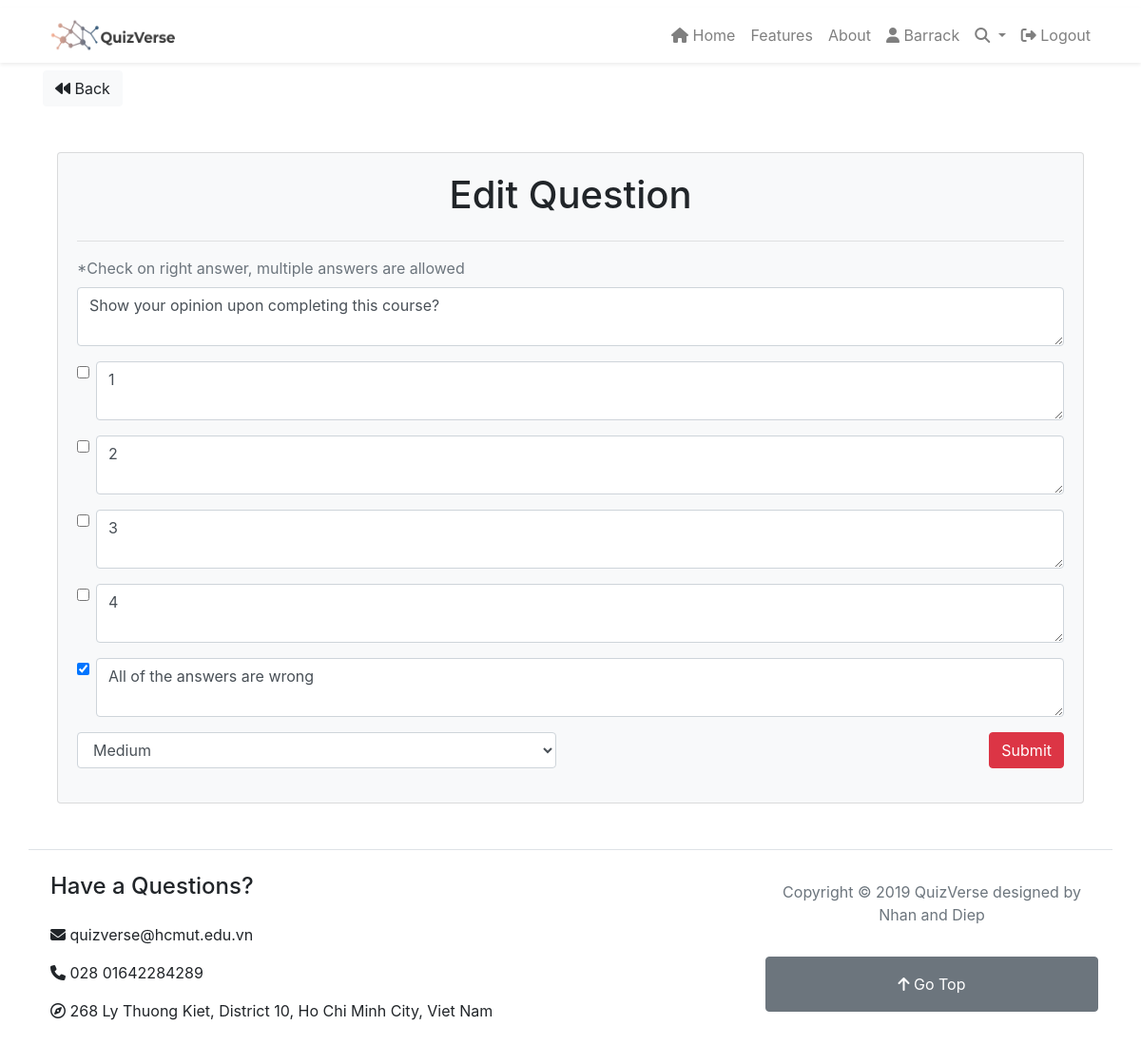
The page /questions/edit/5 (signed in) on the database its author committed.
### tables this page shows
CREATE TABLE `questions` (
  `id` int(11) NOT NULL,
  `topic_id` varchar(255) NOT NULL,
  `course_id` varchar(255) NOT NULL,
  `user_id` varchar(255) NOT NULL,
  `created_at` datetime NOT NULL DEFAULT current_timestamp(),
  `last_modified` datetime NOT NULL,
  `level` varchar(255) NOT NULL,
  `title` text NOT NULL,
  `option_1` text NOT NULL,
  `option_2` text NOT NULL,
  `option_3` text NOT NULL,
  `option_4` text NOT NULL,
  `option_5` text NOT NULL,
  `answer_1` tinyint(1) NOT NULL,
  `answer_2` tinyint(1) NOT NULL,
  `answer_3` tinyint(1) NOT NULL,
  `answer_4` tinyint(1) NOT NULL,
  `answer_5` tinyint(1) NOT NULL
);

### app/libraries/Core.php (called while the page is built, shortened)
<?php
    class Core {
        protected $currentMethod = 'index';
        public function __construct(){
            $url = $this->getUrl();
            if(file_exists('../app/controllers/' . ucwords($url[0]) . '.php')){
                unset($url[0]);
            }
            $this->currentController = new $this->currentController;
            if (isset($url[1])){
                if(method_exists($this->currentController, $url[1])){
                    $this->currentMethod = $url[1];
                    unset($url[1]);
                }
            }
            $this->params = $url ? array_values($url) : [];
            call_user_func_array([$this->currentController, $this->currentMethod], $this->params);
        }
        public function getUrl(){
            if(isset($_GET['url'])){
                $url = rtrim($_GET['url'], '/');
                $url = filter_var($url, FILTER_SANITIZE_URL);
                $url = explode('/', $url);
                return $url;
            }
        }
    }

### public/index.php (called while the page is built, shortened)
<?php
    $init = new Core;

### app/libraries/Database.php (called while the page is built, shortened)
<?php
class Database
{
    private $host = DB_HOST;
    private $user = DB_USER;
    private $pass = DB_PASS;
    private $dbname = DB_NAME;
    private $dbh;
    private $stmt;
    public function __construct()
    {
        $dsn  = 'mysql:host=' . $this->host . ';dbname=' . $this->dbname;
        $options = array(
            PDO::ATTR_PERSISTENT => true,
            PDO::ATTR_ERRMODE => PDO::ERRMODE_EXCEPTION
        );
        try {
            $this->dbh = new PDO($dsn, $this->user, $this->pass, $options);
        } catch (PDOException $e) {
            $this->error = $e->getMessage();
            echo $this->error;
        }
    }
    public function query($sql)
    {
        $this->stmt = $this->dbh->prepare($sql);
    }
    public function bind($param, $value, $type = null)
    {
        if (is_null(($type))) {
            switch (true) {
                default:
                    $type = PDO::PARAM_STR;
            }
        }
        $this->stmt->bindValue($param, $value, $type);
    }
    public function execute()
    {
        return $this->stmt->execute();
    }
    public function single()
    {
        $this->execute();
        return $this->stmt->fetch(PDO::FETCH_OBJ);
    }
}

### app/models/Question.php (called while the page is built, shortened)
<?php
class Question
{
    private $db;
    public function __construct()
    {
        $this->db = new Database;
    }
    public function getQuestionById($id)
    {
        $this->db->query('SELECT * FROM questions WHERE id = :id');
        $this->db->bind(':id', $id);
        $row = $this->db->single();
        return $row;
    }
}

### app/views/questions/edit.php (the view, shortened to what this page needs)
<?php require APPROOT . '/views/inc/header.php'; ?>
<a href="<?php echo URLROOT; ?>/questions/show/<?php echo $data['topic_id']; ?>" class="btn btn-light">
    <i class="fa fa-backward"></i> Back
</a>
<div class="container">
    <div class="row">
        <div class="col-md-12">
            <div class="card card-body bg-light mt-5">
                <h1 class="text-center">Edit Question</h1> <hr>
                <form action="<?php echo URLROOT; ?>/questions/edit/<?php echo $data['id']; ?>" method="post">
                    <div class="form-group">
                        <label for="title" class="text-muted">*Check on right answer, multiple answers are allowed</label>
                        <textarea type="text" name="title" class="form-control <?php echo (!empty($data['title_err'])) ? 'is-invalid' : ''; ?>" id="title" placeholder="Question title goes here *"><?php echo $data['title']; ?></textarea>
                    </div>
                    <div class="form-check mb-3">
                        <input type="checkbox" class="form-check-input" name="answer_1" value="1" <?php echo ($data['answer_1'] == 1) ? 'checked' : ''; ?>>
                        <textarea type="text" name="option_1" class="form-control <?php echo (!empty($data['option_1_err'])) ? 'is-invalid' : '' ?>" id="option_1" placeholder="Option 1 *"><?php echo $data['option_1']; ?></textarea>
                    </div>
                    <div class="form-check mb-3">
                        <input type="checkbox" class="form-check-input" name="answer_2" value="2" <?php echo ($data['answer_2'] == 1) ? 'checked' : ''; ?>>
                        <textarea type="text" name="option_2" class="form-control <?php echo (!empty($data['option_2_err'])) ? 'is-invalid' : ''; ?>" id="option_2" placeholder="Option 2 *"><?php echo $data['option_2']; ?></textarea>
                    </div>
                    <div class="form-check mb-3">
                        <input type="checkbox" class="form-check-input" name="answer_3" value="3" <?php echo ($data['answer_3'] == 1) ? 'checked' : ''; ?>>
                        <textarea type="text" name="option_3" class="form-control <?php echo (!empty($data['option_3_err'])) ? 'is-invalid' : ''; ?>" id="option_3" placeholder="Option 3"><?php echo $data['option_3']; ?></textarea>
                    </div>
                    <div class="form-check mb-3">
                        <input type="checkbox" class="form-check-input" name="answer_4" value="4" <?php echo ($data['answer_4'] == 1) ? 'checked' : ''; ?>>
                        <textarea type="text" name="option_4" class="form-control <?php echo (!empty($data['option_4_err'])) ? 'is-invalid' : ''; ?>" id="option_4" placeholder="Option 4"><?php echo $data['option_4']; ?></textarea>
                    </div>
                    <div class="form-check mb-3">
                        <input type="checkbox" class="form-check-input" name="answer_5" value="5" <?php echo ($data['answer_5'] == 1) ? 'checked' : ''; ?>>
                        <textarea type="text" name="option_5" class="form-control <?php echo (!empty($data['option_5_err'])) ? 'is-invalid' : ''; ?>" id="option_5" placeholder="Option 5"><?php echo $data['option_5']; ?></textarea>
                    </div>
                    <div class="row mb-3">
                        <div class="col-md-6">
                            <select name="level" class="form-control <?php echo (!empty($data['level_err'])) ? 'is-invalid' : ''; ?>" id="level">
                                <option value="medium" <?php echo $data['level'] == 'medium' ? 'selected' : ''; ?>>Medium</option>
                            </select>
                        </div>
                        <div class="col-md-6">
                            <div class="form-group">
                                <input type="submit" class="btn btn-danger float-right" value="Submit">
                            </div>
                        </div>
                    </div>
                </form>
            </div>
        </div>
    </div>
</div>
<?php require APPROOT . '/views/inc/footer.php'; ?>

### rows shown on the page
questions: title "Show your opinion upon completing this course?", option_1 "1", option_2 "2", option_3 "3", option_4 "4", answer_5 "☑", option_5 "All of the answers are wrong", level "Medium"

### other values the page prints
$_SESSION['user_name'] "Barrack"
